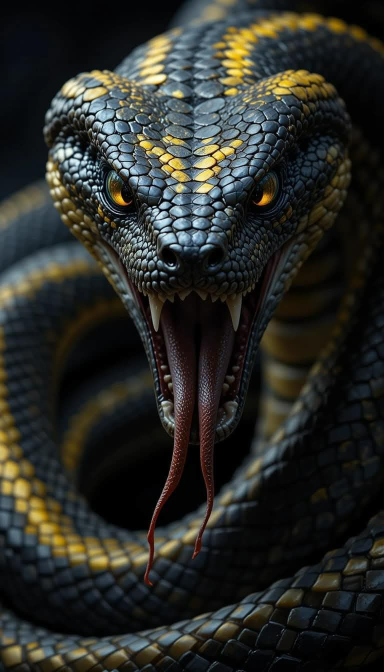
#> input picture assets/Designs/0ceea4478c03705b4283b673023e1450.jpg, 768 x 1344 px (shown at 1/2 size); its folder holds 4 pictures in this run
$ python build-asset-manifest.py
#> lines starting #> are read from the running program, lines starting #| are printed output that depends on the picture
#!/usr/bin/env python3
"""Audit InterSacks image assets without modifying the originals.

Run from the repository root:
    python scripts/build-asset-manifest.py

The script writes data/assets.json and docs/asset-audit.generated.md. Curated
storefront metadata remains in src/data/catalogue.js because image recognition cannot
reliably decide whether a file is printable artwork or a product photograph.
"""

from __future__ import annotations

import hashlib
import json
from collections import defaultdict
from dataclasses import asdict, dataclass
from pathlib import Path

from PIL import Image, ImageOps


ROOT = Path(__file__).resolve().parents[1]
SCAN_ROOTS = (ROOT / "assets" / "Designs", ROOT / "assets" / "products")
IMAGE_EXTENSIONS = {".png", ".jpg", ".jpeg", ".webp", ".gif", ".bmp"}


@dataclass
class Asset:
    id: str
    type: str
    source: str
    sha256: str
    width: int
    height: int
    format: str
    transparent: bool
    ahash: str
    dhash: str


def bit_hash(bits: list[bool]) -> str:
    value = sum(int(bit) << index for index, bit in enumerate(bits))
    return f"{value:0{len(bits) // 4}x}"


def hashes(image: Image.Image) -> tuple[str, str]:
    grey = ImageOps.grayscale(image)
    small = grey.resize((8, 8), Image.Resampling.LANCZOS)
    pixels = list(small.get_flattened_data())
    average = sum(pixels) / len(pixels)
    ahash = bit_hash([pixel >= average for pixel in pixels])

    wide = grey.resize((9, 8), Image.Resampling.LANCZOS)
    pixels = list(wide.get_flattened_data())
    dhash = bit_hash([
        pixels[row * 9 + column] > pixels[row * 9 + column + 1]
        for row in range(8)
        for column in range(8)
    ])
    return ahash, dhash


def hamming(left: str, right: str) -> int:
    return (int(left, 16) ^ int(right, 16)).bit_count()


def scan() -> tuple[list[Asset], list[dict[str, str]], list[str]]:
    assets: list[Asset] = []
    broken: list[dict[str, str]] = []
    unsupported: list[str] = []
    counters = defaultdict(int)

    for scan_root in SCAN_ROOTS:
        asset_type = "design-source" if scan_root.name == "Designs" else "product-source"
        for path in sorted(scan_root.rglob("*")):
            if not path.is_file():
                continue
            relative = path.relative_to(ROOT).as_posix()
            if path.suffix.lower() not in IMAGE_EXTENSIONS:
                unsupported.append(relative)
                continue
            try:
                payload = path.read_bytes()
                with Image.open(path) as image:
#> image is the input picture: PIL image 768x1344 RGB; mean R, G, B 42.4, 43.9, 39.4
                    image.load()
                    alpha = image.convert("RGBA").getchannel("A")
#> alpha: PIL image 768x1344 L; every value is 255
                    ahash, dhash = hashes(image)
#> in hashes, `grey = ImageOps.grayscale(image)`:
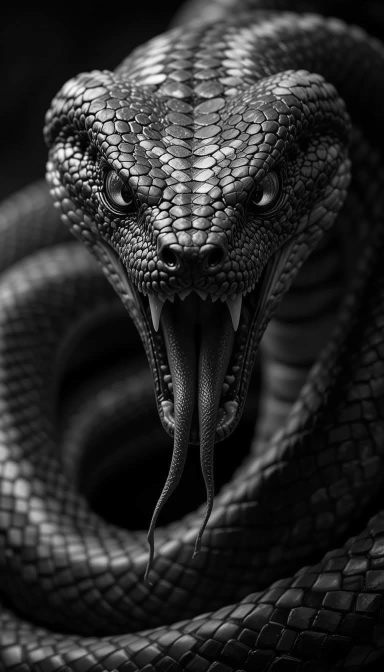
#> grey: PIL image 768x1344 L (shown at 1/2 size); min 0, max 254, mean 42.9
                    counters[asset_type] += 1
                    prefix = "design-source" if asset_type == "design-source" else "product-source"
                    assets.append(Asset(
                        id=f"{prefix}-{counters[asset_type]:03d}",
                        type=asset_type,
                        source=relative,
                        sha256=hashlib.sha256(payload).hexdigest(),
                        width=image.width,
                        height=image.height,
                        format=image.format or path.suffix.lstrip(".").upper(),
                        transparent=alpha.getextrema()[0] < 255,
                        ahash=ahash,
                        dhash=dhash,
                    ))
            except Exception as error:  # keep scanning and report the bad file
                broken.append({"source": relative, "error": str(error)})
    return assets, broken, unsupported


def main() -> None:
    assets, broken, unsupported = scan()
    exact = defaultdict(list)
    for asset in assets:
        exact[asset.sha256].append(asset.source)
    exact_groups = [paths for paths in exact.values() if len(paths) > 1]

    likely_pairs = []
    for index, left in enumerate(assets):
        for right in assets[index + 1:]:
            if left.sha256 == right.sha256:
                continue
            distance = min(hamming(left.ahash, right.ahash), hamming(left.dhash, right.dhash))
            if distance <= 5:
                likely_pairs.append({
                    "left": left.source,
                    "right": right.source,
                    "distance": distance,
                    "status": "review-required",
                })

    payload = {
        "schemaVersion": 1,
        "generatedBy": "scripts/build-asset-manifest.py",
        "assets": [asdict(asset) for asset in assets],
        "exactDuplicateGroups": exact_groups,
        "possibleVisualDuplicates": likely_pairs,
        "brokenFiles": broken,
        "unsupportedFiles": unsupported,
    }
    data_path = ROOT / "data" / "assets.json"
    data_path.parent.mkdir(parents=True, exist_ok=True)
    data_path.write_text(json.dumps(payload, indent=2) + "\n", encoding="utf-8")

    design_count = sum(asset.type == "design-source" for asset in assets)
    product_count = sum(asset.type == "product-source" for asset in assets)
    lines = [
        "# Generated asset audit",
        "",
        "> This is the machine-generated companion to `docs/asset-audit.md`. ",
        "> Visual matches are candidates only and require human review.",
        "",
        f"- Design files scanned: {design_count}",
        f"- Product files scanned: {product_count}",
        f"- Exact duplicate groups: {len(exact_groups)}",
        f"- Possible visual duplicate pairs: {len(likely_pairs)}",
        f"- Broken files: {len(broken)}",
        f"- Unsupported files: {len(unsupported)}",
        "",
        "## Exact duplicate groups",
        "",
    ]
    for number, paths in enumerate(exact_groups, 1):
        lines.append(f"### Group {number}")
        lines.extend(f"- `{path}`" for path in paths)
        lines.append("")
    lines.extend(["## Possible visual duplicates", ""])
    for pair in likely_pairs:
        lines.append(
            f"- `{pair['left']}` ↔ `{pair['right']}` (distance {pair['distance']}; review required)"
        )
    report_path = ROOT / "docs" / "asset-audit.generated.md"
    report_path.parent.mkdir(parents=True, exist_ok=True)
    report_path.write_text("\n".join(lines) + "\n", encoding="utf-8")
    print(f"Scanned {design_count} design files and {product_count} product files")
    print(f"Wrote {data_path.relative_to(ROOT)} and {report_path.relative_to(ROOT)}")


if __name__ == "__main__":
    main()
